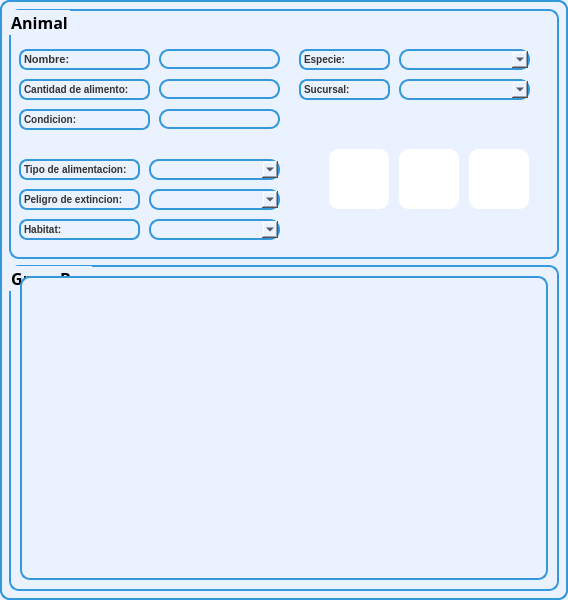
<?xml version="1.0" encoding="UTF-8"?>
<ui version="4.0">
 <class>MainWindow</class>
 <widget class="QMainWindow" name="MainWindow">
  <property name="geometry">
   <rect>
    <x>0</x>
    <y>0</y>
    <width>568</width>
    <height>600</height>
   </rect>
  </property>
  <property name="minimumSize">
   <size>
    <width>568</width>
    <height>600</height>
   </size>
  </property>
  <property name="maximumSize">
   <size>
    <width>568</width>
    <height>600</height>
   </size>
  </property>
  <property name="windowTitle">
   <string>Animal</string>
  </property>
  <property name="styleSheet">
   <string notr="true">border: 2px solid #3498db;
border-radius: 10px;

background-color: #eaf2ff;</string>
  </property>
  <widget class="QWidget" name="centralwidget">
   <layout class="QVBoxLayout" name="verticalLayout">
    <item>
     <widget class="QGroupBox" name="groupBox">
      <property name="minimumSize">
       <size>
        <width>550</width>
        <height>250</height>
       </size>
      </property>
      <property name="maximumSize">
       <size>
        <width>551</width>
        <height>251</height>
       </size>
      </property>
      <property name="font">
       <font>
        <family>Arial Black</family>
        <pointsize>12</pointsize>
        <weight>75</weight>
        <bold>true</bold>
       </font>
      </property>
      <property name="styleSheet">
       <string notr="true">background-color:#eaf2ff;</string>
      </property>
      <property name="title">
       <string>Animal</string>
      </property>
      <widget class="QLabel" name="label">
       <property name="geometry">
        <rect>
         <x>10</x>
         <y>40</y>
         <width>131</width>
         <height>21</height>
        </rect>
       </property>
       <property name="styleSheet">
        <string notr="true">background-color: #eaf2ff;
border: 2px solid #3498db;
border-radius: 8px;
color: #333333;
font-size: 11px;
font-weight: bold;
text-align: center;</string>
       </property>
       <property name="text">
        <string>Nombre:</string>
       </property>
      </widget>
      <widget class="QLineEdit" name="lineEdit">
       <property name="geometry">
        <rect>
         <x>150</x>
         <y>40</y>
         <width>121</width>
         <height>20</height>
        </rect>
       </property>
      </widget>
      <widget class="QLabel" name="label_2">
       <property name="geometry">
        <rect>
         <x>10</x>
         <y>70</y>
         <width>131</width>
         <height>21</height>
        </rect>
       </property>
       <property name="styleSheet">
        <string notr="true">background-color: #eaf2ff;
border: 2px solid #3498db;
border-radius: 8px;
color: #333333;
font-size: 10px;
font-weight: bold;
text-align: center;</string>
       </property>
       <property name="text">
        <string>Cantidad de alimento:</string>
       </property>
       <property name="textFormat">
        <enum>Qt::AutoText</enum>
       </property>
      </widget>
      <widget class="QLineEdit" name="lineEdit_2">
       <property name="geometry">
        <rect>
         <x>150</x>
         <y>70</y>
         <width>121</width>
         <height>20</height>
        </rect>
       </property>
      </widget>
      <widget class="QLabel" name="label_3">
       <property name="geometry">
        <rect>
         <x>10</x>
         <y>100</y>
         <width>131</width>
         <height>21</height>
        </rect>
       </property>
       <property name="styleSheet">
        <string notr="true">background-color: #eaf2ff;
border: 2px solid #3498db;
border-radius: 8px;
color: #333333;
font-size: 10px;
font-weight: bold;
text-align: center;</string>
       </property>
       <property name="text">
        <string>Condicion:</string>
       </property>
      </widget>
      <widget class="QLineEdit" name="lineEdit_3">
       <property name="geometry">
        <rect>
         <x>150</x>
         <y>100</y>
         <width>121</width>
         <height>20</height>
        </rect>
       </property>
      </widget>
      <widget class="QLabel" name="label_4">
       <property name="geometry">
        <rect>
         <x>10</x>
         <y>150</y>
         <width>121</width>
         <height>21</height>
        </rect>
       </property>
       <property name="styleSheet">
        <string notr="true">background-color: #eaf2ff;
border: 2px solid #3498db;
border-radius: 8px;
color: #333333;
font-size: 10px;
font-weight: bold;
text-align: center;</string>
       </property>
       <property name="text">
        <string>Tipo de alimentacion:</string>
       </property>
      </widget>
      <widget class="QLabel" name="label_5">
       <property name="geometry">
        <rect>
         <x>10</x>
         <y>180</y>
         <width>121</width>
         <height>21</height>
        </rect>
       </property>
       <property name="styleSheet">
        <string notr="true">background-color: #eaf2ff;
border: 2px solid #3498db;
border-radius: 8px;
color: #333333;
font-size: 10px;
font-weight: bold;
text-align: center;</string>
       </property>
       <property name="text">
        <string>Peligro de extincion:</string>
       </property>
      </widget>
      <widget class="QLabel" name="label_6">
       <property name="geometry">
        <rect>
         <x>10</x>
         <y>210</y>
         <width>121</width>
         <height>21</height>
        </rect>
       </property>
       <property name="styleSheet">
        <string notr="true">background-color: #eaf2ff;
border: 2px solid #3498db;
border-radius: 8px;
color: #333333;
font-size: 10px;
font-weight: bold;
text-align: center;</string>
       </property>
       <property name="text">
        <string>Habitat:</string>
       </property>
      </widget>
      <widget class="QLabel" name="label_7">
       <property name="geometry">
        <rect>
         <x>290</x>
         <y>40</y>
         <width>91</width>
         <height>21</height>
        </rect>
       </property>
       <property name="styleSheet">
        <string notr="true">background-color: #eaf2ff;
border: 2px solid #3498db;
border-radius: 8px;
color: #333333;
font-size: 10px;
font-weight: bold;
text-align: center;</string>
       </property>
       <property name="text">
        <string>Especie:</string>
       </property>
      </widget>
      <widget class="QLabel" name="label_8">
       <property name="geometry">
        <rect>
         <x>290</x>
         <y>70</y>
         <width>91</width>
         <height>21</height>
        </rect>
       </property>
       <property name="styleSheet">
        <string notr="true">background-color: #eaf2ff;
border: 2px solid #3498db;
border-radius: 8px;
color: #333333;
font-size: 10px;
font-weight: bold;
text-align: center;</string>
       </property>
       <property name="text">
        <string>Sucursal:</string>
       </property>
      </widget>
      <widget class="QComboBox" name="comboBox">
       <property name="geometry">
        <rect>
         <x>140</x>
         <y>180</y>
         <width>131</width>
         <height>21</height>
        </rect>
       </property>
      </widget>
      <widget class="QComboBox" name="comboBox_2">
       <property name="geometry">
        <rect>
         <x>140</x>
         <y>150</y>
         <width>131</width>
         <height>21</height>
        </rect>
       </property>
      </widget>
      <widget class="QComboBox" name="comboBox_3">
       <property name="geometry">
        <rect>
         <x>140</x>
         <y>210</y>
         <width>131</width>
         <height>21</height>
        </rect>
       </property>
      </widget>
      <widget class="QComboBox" name="comboBox_4">
       <property name="geometry">
        <rect>
         <x>390</x>
         <y>40</y>
         <width>131</width>
         <height>21</height>
        </rect>
       </property>
      </widget>
      <widget class="QComboBox" name="comboBox_5">
       <property name="geometry">
        <rect>
         <x>390</x>
         <y>70</y>
         <width>131</width>
         <height>21</height>
        </rect>
       </property>
      </widget>
      <widget class="QPushButton" name="btn_especie">
       <property name="geometry">
        <rect>
         <x>320</x>
         <y>140</y>
         <width>60</width>
         <height>60</height>
        </rect>
       </property>
       <property name="minimumSize">
        <size>
         <width>55</width>
         <height>55</height>
        </size>
       </property>
       <property name="maximumSize">
        <size>
         <width>60</width>
         <height>60</height>
        </size>
       </property>
       <property name="layoutDirection">
        <enum>Qt::RightToLeft</enum>
       </property>
       <property name="styleSheet">
        <string notr="true">QPushButton{
background-color: white;
border: none;
}

QPushButton:hover{
background-color: black;
border-top-left-radius: 20px;
border-bottom-left-radius: 20px;
color: rgb(0, 0, 0);
}</string>
       </property>
       <property name="text">
        <string/>
       </property>
       <property name="icon">
        <iconset>
         <normaloff>../../../Images/Botones Interfaz/agregar.png</normaloff>../../../Images/Botones Interfaz/agregar.png</iconset>
       </property>
       <property name="iconSize">
        <size>
         <width>50</width>
         <height>50</height>
        </size>
       </property>
      </widget>
      <widget class="QPushButton" name="btn_especie_2">
       <property name="geometry">
        <rect>
         <x>390</x>
         <y>140</y>
         <width>60</width>
         <height>60</height>
        </rect>
       </property>
       <property name="minimumSize">
        <size>
         <width>55</width>
         <height>55</height>
        </size>
       </property>
       <property name="maximumSize">
        <size>
         <width>60</width>
         <height>60</height>
        </size>
       </property>
       <property name="layoutDirection">
        <enum>Qt::RightToLeft</enum>
       </property>
       <property name="styleSheet">
        <string notr="true">QPushButton{
background-color: white;
border: none;
}

QPushButton:hover{
background-color: black;
border-top-left-radius: 20px;
border-bottom-left-radius: 20px;
color: rgb(0, 0, 0);
}</string>
       </property>
       <property name="text">
        <string/>
       </property>
       <property name="icon">
        <iconset>
         <normaloff>../../../Images/Botones Interfaz/editar.png</normaloff>../../../Images/Botones Interfaz/editar.png</iconset>
       </property>
       <property name="iconSize">
        <size>
         <width>50</width>
         <height>50</height>
        </size>
       </property>
      </widget>
      <widget class="QPushButton" name="btn_especie_3">
       <property name="geometry">
        <rect>
         <x>460</x>
         <y>140</y>
         <width>60</width>
         <height>60</height>
        </rect>
       </property>
       <property name="minimumSize">
        <size>
         <width>55</width>
         <height>55</height>
        </size>
       </property>
       <property name="maximumSize">
        <size>
         <width>60</width>
         <height>60</height>
        </size>
       </property>
       <property name="layoutDirection">
        <enum>Qt::RightToLeft</enum>
       </property>
       <property name="styleSheet">
        <string notr="true">QPushButton{
background-color: white;
border: none;
}

QPushButton:hover{
background-color: black;
border-top-left-radius: 20px;
border-bottom-left-radius: 20px;
color: rgb(0, 0, 0);
}</string>
       </property>
       <property name="text">
        <string/>
       </property>
       <property name="icon">
        <iconset>
         <normaloff>../../../Images/Botones Interfaz/borrar.png</normaloff>../../../Images/Botones Interfaz/borrar.png</iconset>
       </property>
       <property name="iconSize">
        <size>
         <width>50</width>
         <height>50</height>
        </size>
       </property>
      </widget>
     </widget>
    </item>
    <item>
     <widget class="QGroupBox" name="groupBox_2">
      <property name="font">
       <font>
        <family>Arial Black</family>
        <pointsize>12</pointsize>
        <weight>75</weight>
        <bold>true</bold>
       </font>
      </property>
      <property name="styleSheet">
       <string notr="true">background-color: #eaf2ff;
padding: 12px;

</string>
      </property>
      <property name="title">
       <string>GroupBox</string>
      </property>
      <layout class="QHBoxLayout" name="horizontalLayout">
       <item>
        <widget class="QTableWidget" name="tableWidget"/>
       </item>
      </layout>
     </widget>
    </item>
   </layout>
  </widget>
 </widget>
 <resources/>
 <connections/>
</ui>
